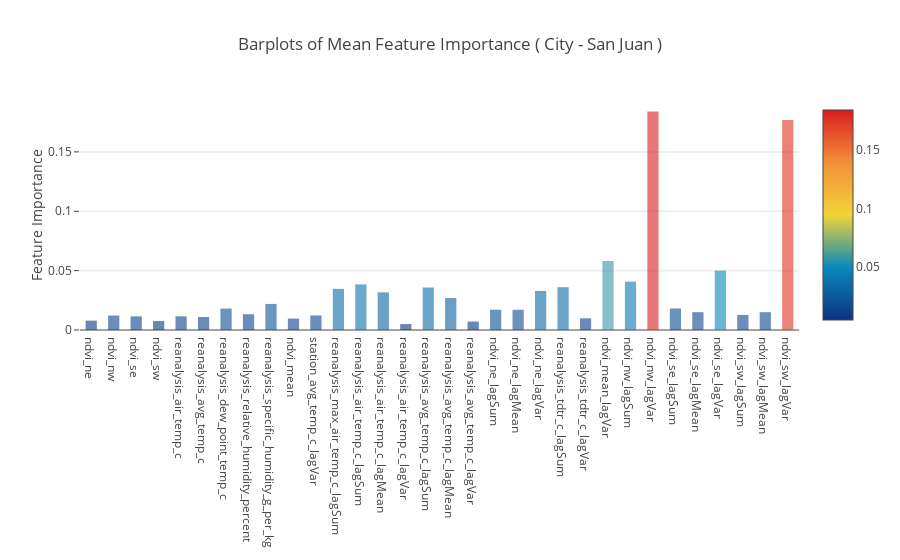
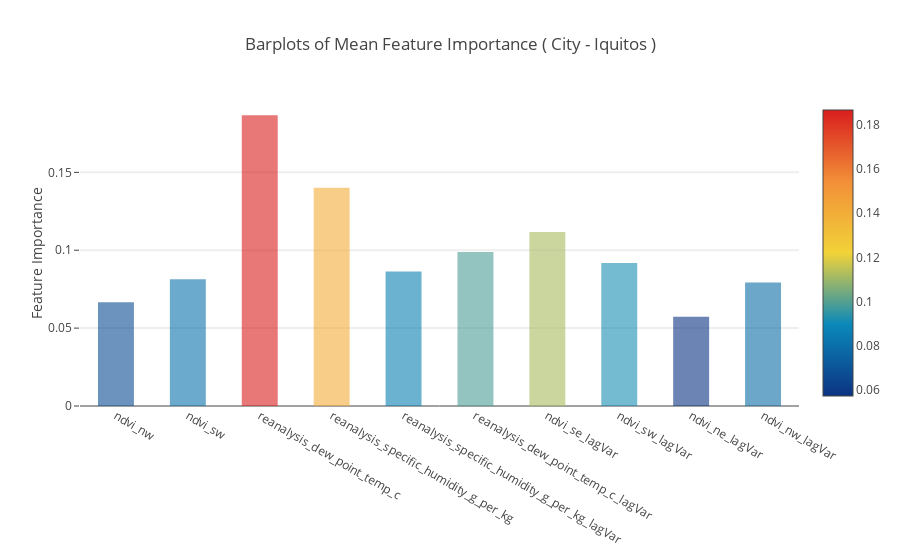

Write notebook code for charts like these, in order.
### Markdown cell above
**Plotly Barplot of Average Feature Importances**

Having obtained the mean feature importance across all our models, we can plot them into a Plotly bar plot as follows:

### Code cell
y = feature_dataframe_sj['mean'].values
x = feature_dataframe_sj['features'].values
data = [go.Bar( x= x,
                y= y,
                width = 0.5,
                marker=dict( color = feature_dataframe_sj['mean'].values,
                             colorscale='Portland',
                             showscale=True,
                             reversescale = False
                            ),
                opacity=0.6 )]

layout= go.Layout( autosize= True,
                   title= 'Barplots of Mean Feature Importance ( City - San Juan )',
                   hovermode= 'closest',
                   yaxis=dict( title= 'Feature Importance',
                               ticklen= 5,
                               gridwidth= 2 ),
                   xaxis = dict( automargin= True ),
                   showlegend = False )
fig = go.Figure( data=data, layout = layout )
py.iplot(fig, filename='bar-direct-labels')

y = feature_dataframe_iq['mean'].values
x = feature_dataframe_iq['features'].values
data = [go.Bar( x= x,
                y= y,
                width = 0.5,
                marker=dict( color = feature_dataframe_iq['mean'].values,
                             colorscale='Portland',
                             showscale=True,
                             reversescale = False
                            ),
                opacity=0.6 )]

layout= go.Layout( autosize= True,
                   title= 'Barplots of Mean Feature Importance ( City - Iquitos )',
                   hovermode= 'closest',
                   yaxis=dict( title= 'Feature Importance',
                               ticklen= 5,
                               gridwidth= 2 ),
                   xaxis = dict( automargin= True ),
                   showlegend = False )
fig = go.Figure( data=data, layout = layout )
py.iplot(fig, filename='bar-direct-labels')

### Figure 1 — Plotly figure (JSON) as saved in the notebook; plotly's stock layout.template omitted (floating-point values rounded to 4 significant figures)
{"data": [{"marker": {"color": [0.007897, 0.01219, 0.01149, 0.007568, 0.01151, 0.01092, 0.01805, 0.0133, 0.02197, 0.009609, 0.01224, 0.03463, 0.03843, 0.03172, 0.004993, 0.03579, 0.02694, 0.007144, 0.01709, 0.01702, 0.03289, 0.03607, 0.009846, 0.05808, 0.04075, 0.184, 0.01813, 0.015, 0.05006, 0.01268, 0.01501, 0.177], "colorscale": "Portland", "reversescale": false, "showscale": true}, "opacity": 0.6, "type": "bar", "uid": "05bc3255-8197-4eea-8581-0c2819bdeca1", "width": 0.5, "x": ["ndvi_ne", "ndvi_nw", "ndvi_se", "ndvi_sw", "reanalysis_air_temp_c", "reanalysis_avg_temp_c", "reanalysis_dew_point_temp_c", "reanalysis_relative_humidity_percent", "reanalysis_specific_humidity_g_per_kg", "ndvi_mean", "station_avg_temp_c_lagVar", "reanalysis_max_air_temp_c_lagSum", "reanalysis_air_temp_c_lagSum", "reanalysis_air_temp_c_lagMean", "reanalysis_air_temp_c_lagVar", "reanalysis_avg_temp_c_lagSum", "reanalysis_avg_temp_c_lagMean", "reanalysis_avg_temp_c_lagVar", "ndvi_ne_lagSum", "ndvi_ne_lagMean", "ndvi_ne_lagVar", "reanalysis_tdtr_c_lagSum", "reanalysis_tdtr_c_lagVar", "ndvi_mean_lagVar", "ndvi_nw_lagSum", "ndvi_nw_lagVar", "ndvi_se_lagSum", "ndvi_se_lagMean", "ndvi_se_lagVar", "ndvi_sw_lagSum", "ndvi_sw_lagMean", "ndvi_sw_lagVar"], "y": [0.007897, 0.01219, 0.01149, 0.007568, 0.01151, 0.01092, 0.01805, 0.0133, 0.02197, 0.009609, 0.01224, 0.03463, 0.03843, 0.03172, 0.004993, 0.03579, 0.02694, 0.007144, 0.01709, 0.01702, 0.03289, 0.03607, 0.009846, 0.05808, 0.04075, 0.184, 0.01813, 0.015, 0.05006, 0.01268, 0.01501, 0.177]}], "layout": {"autosize": true, "hovermode": "closest", "showlegend": false, "title": {"text": "Barplots of Mean Feature Importance ( City - San Juan )"}, "xaxis": {"automargin": true}, "yaxis": {"gridwidth": 2, "ticklen": 5, "title": {"text": "Feature Importance"}}}}

### Figure 2 — Plotly figure (JSON) as saved in the notebook; plotly's stock layout.template omitted (floating-point values rounded to 4 significant figures)
{"data": [{"marker": {"color": [0.06661, 0.08138, 0.1866, 0.1402, 0.08634, 0.09884, 0.1117, 0.09175, 0.05731, 0.07926], "colorscale": "Portland", "reversescale": false, "showscale": true}, "opacity": 0.6, "type": "bar", "uid": "6ccf3318-2bdc-4eaa-8822-9fe72e3ab437", "width": 0.5, "x": ["ndvi_nw", "ndvi_sw", "reanalysis_dew_point_temp_c", "reanalysis_specific_humidity_g_per_kg", "reanalysis_specific_humidity_g_per_kg_lagVar", "reanalysis_dew_point_temp_c_lagVar", "ndvi_se_lagVar", "ndvi_sw_lagVar", "ndvi_ne_lagVar", "ndvi_nw_lagVar"], "y": [0.06661, 0.08138, 0.1866, 0.1402, 0.08634, 0.09884, 0.1117, 0.09175, 0.05731, 0.07926]}], "layout": {"autosize": true, "hovermode": "closest", "showlegend": false, "title": {"text": "Barplots of Mean Feature Importance ( City - Iquitos )"}, "xaxis": {"automargin": true}, "yaxis": {"gridwidth": 2, "ticklen": 5, "title": {"text": "Feature Importance"}}}}
